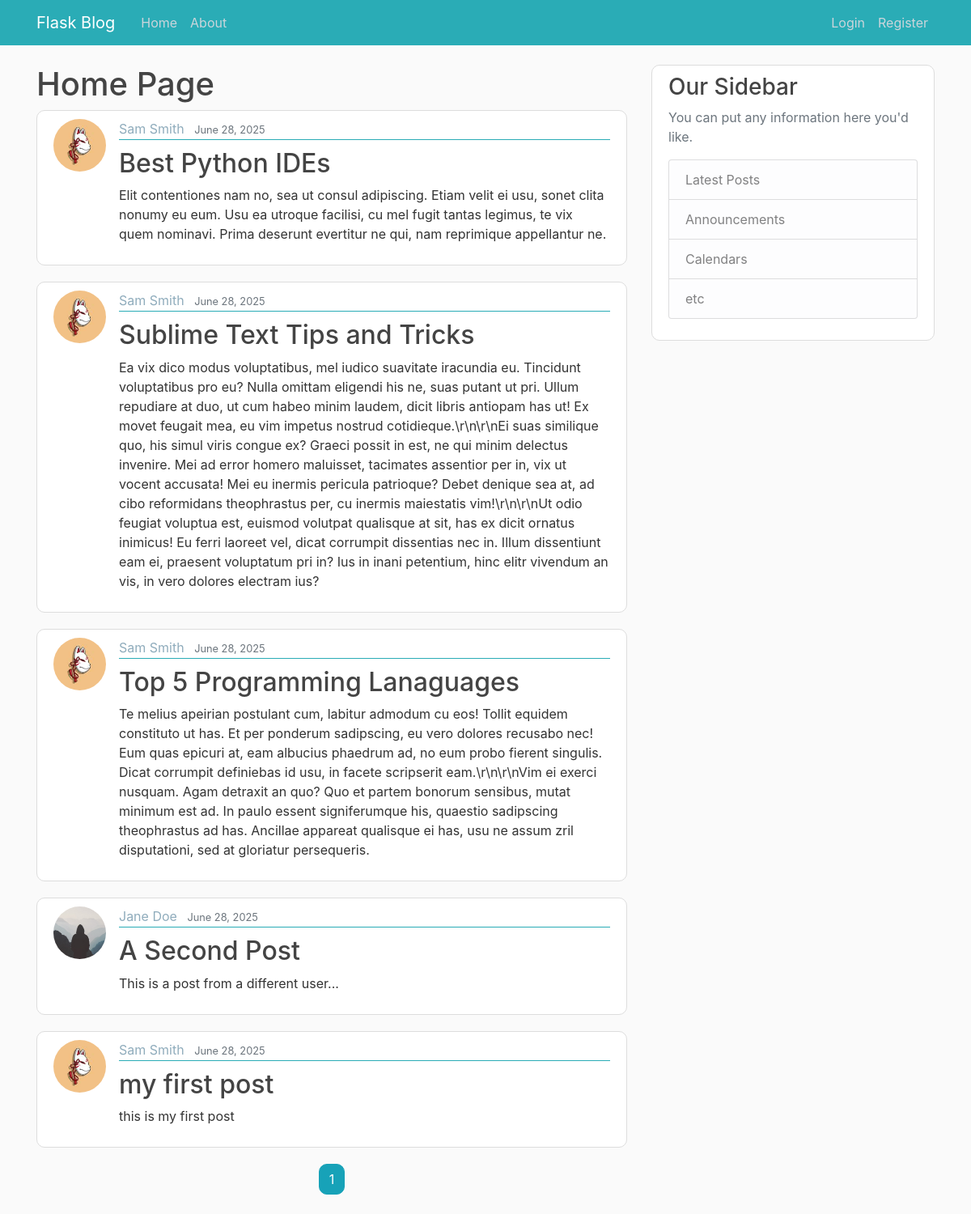
The page /home on the database its author committed.
### flask_blog/models.py (models this page shows, shortened)
class Post(db.Model):
    id = db.Column(db.Integer, primary_key=True)
    title = db.Column(db.String(100), nullable=False)
    date_posted = db.Column(db.DateTime, nullable=False, default=lambda: datetime.now(timezone.utc))
    content = db.Column(db.Text, nullable=False)
    user_id = db.Column(db.Integer, db.ForeignKey('user.id'), nullable=False)

class User(db.Model, UserMixin):
    id = db.Column(db.Integer, primary_key=True)
    username = db.Column(db.String(20), unique=True, nullable=False)
    email = db.Column(db.String(120), unique=True, nullable=False)
    image_file = db.Column(db.String(20), nullable=False, default='default.jpg')
    password = db.Column(db.String(60), nullable=False)
    post = db.relationship('Post', backref='author', lazy=True)

### flask_blog/main/routes.py (the view)
@main.route("/")
@main.route("/home")
def index():
    page = request.args.get('page', 1, type=int)
    posts = Post.query.order_by(Post.date_posted.desc()).paginate(page=page, per_page=5)
    return render_template('home.html', posts=posts)

### flask_blog/templates/home.html (shortened to what this page needs)
{% extends "layout.html" %}
{% block content %}
  <h1>Home Page</h1>
  {% for post in posts.items %}
    <article class="media content-section">
      <img class="rounded-circle article-img" src="{{ url_for('static', filename='profile_pics/' + post.author.image_file) }}">
      <div class="media-body">
        <div class="article-metadata">
          <a class="mr-2" href="{{ url_for('users.user_posts', username=post.author.username) }}">{{ post.author.username.title() }}</a>
          <small class="text-muted">{{ post.date_posted.strftime('%B %d, %Y') }}</small>
        </div>
        <h2 class="article-title-h2"><a class="article-title" href="{{ url_for('posts.post', post_id=post.id) }}">{{ post.title }}</a></h2>
        <p class="article-content">{{ post.content }}</p>
      </div>
    </article>
  {% endfor %}
  <div class="d-flex justify-content-center flex-wrap">
    {% for page_num in posts.iter_pages(left_edge=1, right_edge=1, left_current=1, right_current=2) %}
      {% if page_num %}
        {% if posts.page == page_num %}
          <a class="btn btn-info mb-4 mx-1" style="border-radius: 10px" href="{{ url_for('main.index', page=page_num)}}">{{ page_num }}</a>
        {% else %}
          <a class="btn btn-outline-info mb-4 mx-1" style="border-radius: 10px" href="{{ url_for('main.index', page=page_num)}}">{{ page_num }}</a>
        {% endif %}
      {% else %}
        ...
      {% endif %}
    {% endfor %}
  </div>
{% endblock content %}

### flask_blog/static/main.css (style rules this page uses)
body { background: #fafafa; color: #333333; margin-top: 5rem; }
h1, h2, h3, h4, h5, h6 { color: #444444; }
.content-section { background: #ffffff; padding: 10px 20px; border: 1px solid #dddddd; border-radius: 10px; margin-bottom: 20px; }
.article-title-h2 { margin-top: 10px; }
.article-title { color: #444444; }
.mr-2 { color: #8facbc; }
.article-content { white-space: pre-line; }
.article-img { height: 65px; width: 65px; margin-right: 16px; }
.article-metadata { padding-bottom: 1px; margin-bottom: 4px; border-bottom: 1px solid #2aacb6 }
.btn { border-radius: 20px; }

### rows shown on the page
Post: image_file (picture), author.username "Sam Smith", date_posted "June 28, 2025", title "Best Python IDEs", content "Elit contentiones nam no, sea ut consul adipiscing. Etiam velit ei usu, sonet clita nonumy eu eum. Usu ea utroque facilisi, cu mel fugit tantas legimus, te vix quem nominavi. Prima deserunt evertitur ne qui, nam reprimique appellantur ne."
Post: image_file (picture), author.username "Sam Smith", date_posted "June 28, 2025", title "Sublime Text Tips and Tricks", content "Ea vix dico modus voluptatibus, mel iudico suavitate iracundia eu. Tincidunt voluptatibus pro eu? Nulla omittam eligendi his ne, suas putant ut pri. Ullum repudiare at duo, ut cum habeo minim laudem, dicit libris antiopam has ut! Ex movet feugait mea, eu vim impetus nostrud cotidieque.\\r\\n\\r\\nEi suas similique quo, his simul viris congue ex? Graeci possit in est, ne qui minim delectus invenire. Mei ad error homero maluisset, tacimates assentior per in, vix ut vocent accusata! Mei eu inermis pericula patrioque? Debet denique sea at, ad cibo reformidans theophrastus per, cu inermis maiestatis vim!\\r\\n\\r\\nUt odio feugiat voluptua est, euismod volutpat qualisque at sit, has ex dicit ornatus…"
Post: image_file (picture), author.username "Sam Smith", date_posted "June 28, 2025", title "Top 5 Programming Lanaguages", content "Te melius apeirian postulant cum, labitur admodum cu eos! Tollit equidem constituto ut has. Et per ponderum sadipscing, eu vero dolores recusabo nec! Eum quas epicuri at, eam albucius phaedrum ad, no eum probo fierent singulis. Dicat corrumpit definiebas id usu, in facete scripserit eam.\\r\\n\\r\\nVim ei exerci nusquam. Agam detraxit an quo? Quo et partem bonorum sensibus, mutat minimum est ad. In paulo essent signiferumque his, quaestio sadipscing theophrastus ad has. Ancillae appareat qualisque ei has, usu ne assum zril disputationi, sed at gloriatur persequeris."
Post: image_file (placeholder picture), author.username "Jane Doe", date_posted "June 28, 2025", title "A Second Post", content "This is a post from a different user..."
Post: image_file (picture), author.username "Sam Smith", date_posted "June 28, 2025", title "my first post", content "this is my first post"

### other values the page prints
{{ page_num }} "1"
